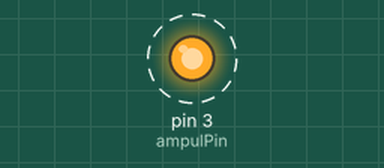
Recording of a sketch running on a simulated Arduino Uno, built with avr-gcc and run on an emulated ATmega328P. On the bench: output pins drawn as LEDs (lit = HIGH). Dashed ring = blinking.

Above: at 0.5 s.
Timing chart, 0 to 4.6 s (numbered marks = the images above):
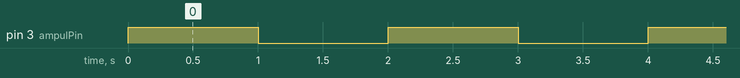

The sketch:

ampul.ino
```cpp
// Dijital 3 pinini ampule bağla
int ampulPin = 3;

void setup() {
  // ampulPin'i çıkış olarak ayarla
  pinMode(ampulPin, OUTPUT);
}

void loop() {
  // Ampulu yak
  digitalWrite(ampulPin, HIGH);
  delay(1000); // 1 saniye bekle

  // Ampulu söndür
  digitalWrite(ampulPin, LOW);
  delay(1000); // 1 saniye bekle
}
```

Measured:
- by itself, pin 3 (ampulPin): alternates HIGH for 1.0 s and LOW for 1.0 s
